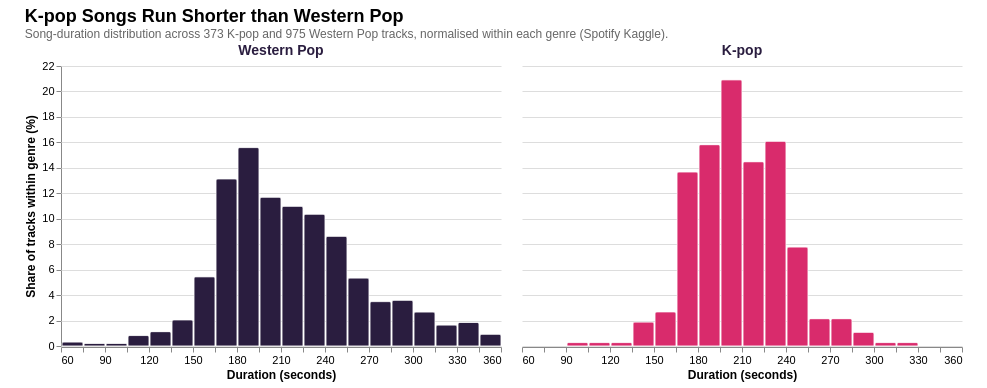

This figure's Vega-Lite source:
### Vega-Lite specification from a JSON file in a GitHub repository (floating-point values rounded to 4 significant figures; data arrays with more than 128 entries replaced by an {"elided": "..."} marker saying what was removed)
{"$schema": "https://vega.github.io/schema/vega-lite/v5.json", "title": {"text": "K-pop Songs Run Shorter than Western Pop", "subtitle": "Song-duration distribution across 373 K-pop and 975 Western Pop tracks, normalised within each genre (Spotify Kaggle).", "anchor": "start", "fontSize": 18, "subtitleFontSize": 12, "subtitleColor": "#666"}, "padding": {"left": 24, "right": 24, "top": 8, "bottom": 8}, "config": {"view": {"stroke": null}, "axis": {"labelFontSize": 11, "titleFontSize": 12}, "legend": {"orient": "bottom"}, "header": {"titleFontSize": 14, "labelFontSize": 14, "labelFontWeight": "bold", "labelPadding": 8, "labelColor": "#2a1d3f"}}, "data": {"values": {"elided": "1348 records"}}, "transform": [{"joinaggregate": [{"op": "count", "as": "total"}], "groupby": ["genre"]}, {"calculate": "1 / datum.total * 100", "as": "weight"}], "facet": {"column": {"field": "genre", "type": "nominal", "title": null, "sort": ["K-pop", "Western Pop"], "header": {"labelOrient": "top"}}}, "spec": {"width": 440, "height": 280, "mark": {"type": "bar", "cornerRadiusEnd": 2, "stroke": "white", "strokeWidth": 0.5}, "encoding": {"x": {"field": "duration_s", "type": "quantitative", "bin": {"step": 15, "extent": [60, 360]}, "title": "Duration (seconds)", "scale": {"domain": [60, 360]}}, "y": {"aggregate": "sum", "field": "weight", "type": "quantitative", "title": "Share of tracks within genre (%)", "scale": {"domain": [0, 22]}}, "color": {"field": "genre", "type": "nominal", "title": null, "legend": null, "scale": {"domain": ["K-pop", "Western Pop"], "range": ["#d92b6c", "#2a1d3f"]}}, "tooltip": [{"field": "genre", "title": "Genre"}, {"aggregate": "count", "title": "Tracks in bin"}, {"aggregate": "sum", "field": "weight", "title": "% of genre", "format": ".1f"}]}}, "resolve": {"scale": {"y": "shared", "x": "shared"}}}
